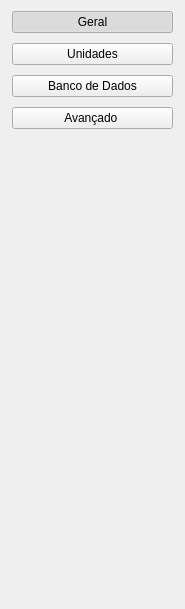
              <widget class="QWidget" name="scrollAreaWidgetContents_3">
               <property name="geometry">
                <rect>
                 <x>0</x>
                 <y>0</y>
                 <width>185</width>
                 <height>609</height>
                </rect>
               </property>
               <layout class="QVBoxLayout" name="verticalLayout_14">
                <property name="spacing">
                 <number>10</number>
                </property>
                <property name="leftMargin">
                 <number>12</number>
                </property>
                <property name="rightMargin">
                 <number>12</number>
                </property>
                <item>
                 <widget class="QPushButton" name="geral">
                  <property name="minimumSize">
                   <size>
                    <width>0</width>
                    <height>0</height>
                   </size>
                  </property>
                  <property name="maximumSize">
                   <size>
                    <width>20000</width>
                    <height>16777215</height>
                   </size>
                  </property>
                  <property name="text">
                   <string>Geral</string>
                  </property>
                  <property name="icon">
                   <iconset resource="../img/img.qrc">
                    <normaloff>:/img/geral.png</normaloff>:/img/geral.png</iconset>
                  </property>
                  <property name="iconSize">
                   <size>
                    <width>16</width>
                    <height>16</height>
                   </size>
                  </property>
                  <property name="checkable">
                   <bool>true</bool>
                  </property>
                  <property name="checked">
                   <bool>true</bool>
                  </property>
                  <property name="autoExclusive">
                   <bool>true</bool>
                  </property>
                 </widget>
                </item>
                <item>
                 <widget class="QPushButton" name="unidades">
                  <property name="text">
                   <string>Unidades</string>
                  </property>
                  <property name="icon">
                   <iconset resource="../img/img.qrc">
                    <normaloff>:/img/unidades.png</normaloff>:/img/unidades.png</iconset>
                  </property>
                  <property name="iconSize">
                   <size>
                    <width>16</width>
                    <height>16</height>
                   </size>
                  </property>
                  <property name="checkable">
                   <bool>true</bool>
                  </property>
                  <property name="autoExclusive">
                   <bool>true</bool>
                  </property>
                 </widget>
                </item>
                <item>
                 <widget class="QPushButton" name="banco_dados">
                  <property name="text">
                   <string>Banco de Dados</string>
                  </property>
                  <property name="icon">
                   <iconset resource="../img/img.qrc">
                    <normaloff>:/img/dados.png</normaloff>:/img/dados.png</iconset>
                  </property>
                  <property name="checkable">
                   <bool>true</bool>
                  </property>
                  <property name="autoExclusive">
                   <bool>true</bool>
                  </property>
                 </widget>
                </item>
                <item>
                 <widget class="QPushButton" name="avancado">
                  <property name="text">
                   <string>Avançado </string>
                  </property>
                  <property name="icon">
                   <iconset resource="../img/img.qrc">
                    <normaloff>:/img/avancado.png</normaloff>:/img/avancado.png</iconset>
                  </property>
                  <property name="checkable">
                   <bool>true</bool>
                  </property>
                  <property name="autoExclusive">
                   <bool>true</bool>
                  </property>
                 </widget>
                </item>
                <item>
                 <spacer name="verticalSpacer_3">
                  <property name="orientation">
                   <enum>Qt::Orientation::Vertical</enum>
                  </property>
                  <property name="sizeHint" stdset="0">
                   <size>
                    <width>20</width>
                    <height>40</height>
                   </size>
                  </property>
                 </spacer>
                </item>
               </layout>
              </widget>
